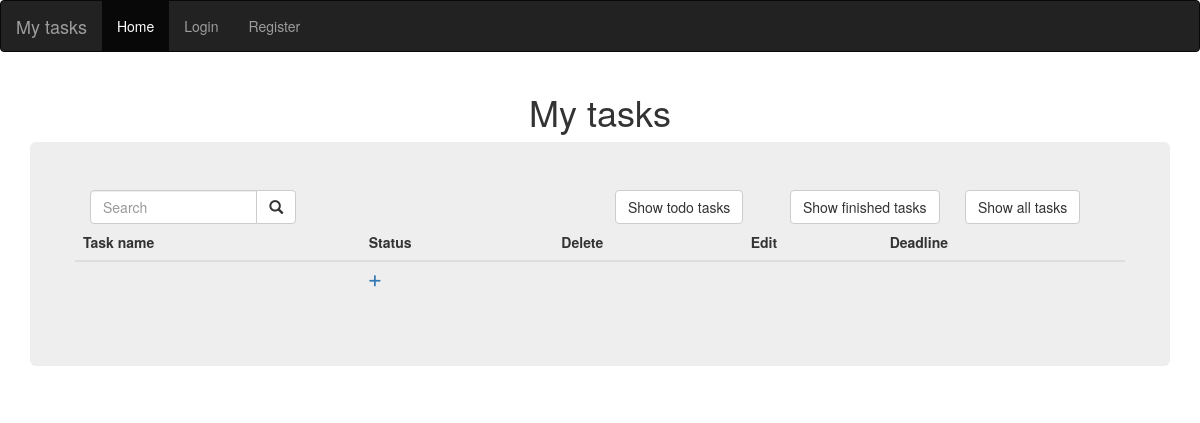
The app's page /show_finished, older data.
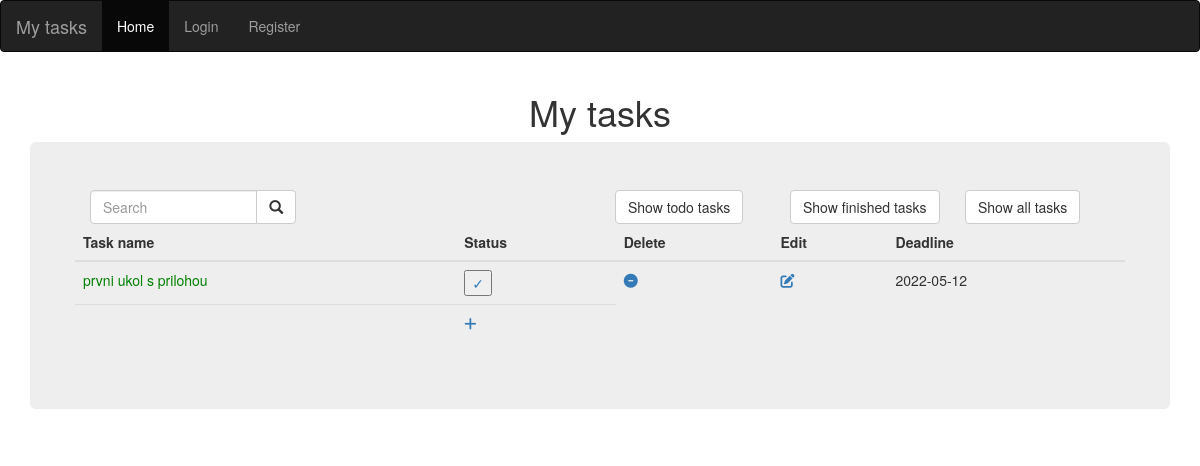
The same page, newer data.
### main.py (models this page shows, shortened)
class Task(db.Model):
    __tablename__ = "tasks"
    id = db.Column(db.Integer, primary_key=True)
    user_id = db.Column(db.Integer, db.ForeignKey("users.id"))
    title = db.Column(db.String(500), unique=True, nullable=False)
    description = db.Column(db.String(500), nullable=False)
    status = db.Column(db.String(20), nullable=False)
    deadline = db.Column(db.String(30), nullable=False)
    file_path = db.Column(db.String(250), nullable=False)

### main.py (the view)
@app.route('/show_finished', methods=["GET", "POST"])
def show_finished():
    all_tasks = db.session.query(Task).all()
    finished_tasks = [task for task in all_tasks if task.status == "✓"]
    return render_template("index.html", tasks=finished_tasks,
                           current_user=current_user)

### templates/index.html
{% extends "base.html" %}
{% block content %}
<div class="row">
    <div class="col-sm-6">
        <form action="" method="POST">
            <div class="input-group col-xs-5">
                <input type="text" class="form-control" placeholder="Search" name="search">
                <div class="input-group-btn">
                    <button class="btn btn-default" type="submit">
                        <i class="glyphicon glyphicon-search"></i>
                    </button>
                </div>
            </div>
        </form>
    </div>
    <div class="col-sm-2">
        <form action="/show_todo" method="POST">
            <button class="btn btn-default" type="submit">
                Show todo tasks
            </button>
        </form>
    </div>
    <div class="col-sm-2">
        <form action="/show_finished" method="POST">
            <button class="btn btn-default" type="submit">
                Show finished tasks
            </button>
        </form>
    </div>
    <div class="col-sm-2">
        <a href="{{ url_for('home')}}">
            <button class="btn btn-default" type="submit">
                Show all tasks
            </button>
        </a>
    </div>
    <table class="table">
        <thead>
        <tr>
            <th scope="col">Task name</th>
            <th scope="col">Status</th>
            <th scope="col">Delete</th>
            <th scope="col">Edit</th>
            <th scope="col">Deadline</th>
        </tr>
        </thead>
        <tbody>
        {% for task in tasks %}
        <tr>
            <td>
                {% if task.status=="✓": %}
                <a href="{{ url_for('detail', id=task.id) }}" style="color: green">
                    {{task.title}}</a>
                {% else:%}
                <a href="{{ url_for('detail', id=task.id) }}" style="color: black">
                    {{task.title}}</a>
                {% endif %}
            </td>
            <td>
                <a href="{{ url_for('status', id=task.id) }}">
                    <button class="">{{task.status}}</button>
                </a>
            </td>
            <td>
                <a href="{{ url_for('delete', id=task.id) }}"><i class="fa-solid fa-circle-minus "></i></a>
            </td>
            <td>
                <a href="{{ url_for('edit', id=task.id) }}"><i class="fa-solid fa-pen-to-square "></i></a>
            </td>
            <td>
                {{task.deadline}}
            </td>
        </tr>
        {% endfor %}
        <tr>
            <th>
            </th>
            <td>
                <a href="add"><i class="fa-solid fa-plus "></i></a>
            </td>
        </tr>
        </tbody>
    </table>
</div>
{% endblock %}

Row changes from the older to the newer data that the page shows:
now on this page (row edited): Task: title "prvni ukol s prilohou", status "✓", deadline "2022-05-12"
